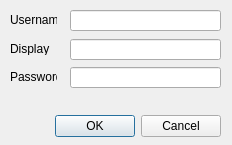
<?xml version="1.0" encoding="UTF-8"?>
<ui version="4.0">
 <class>AccountDialog</class>
 <widget class="QDialog" name="AccountDialog">
  <property name="geometry">
   <rect>
    <x>0</x>
    <y>0</y>
    <width>232</width>
    <height>145</height>
   </rect>
  </property>
  <property name="windowTitle">
   <string>Account</string>
  </property>
  <widget class="QDialogButtonBox" name="buttonBox">
   <property name="geometry">
    <rect>
     <x>0</x>
     <y>110</y>
     <width>221</width>
     <height>32</height>
    </rect>
   </property>
   <property name="orientation">
    <enum>Qt::Horizontal</enum>
   </property>
   <property name="standardButtons">
    <set>QDialogButtonBox::Cancel|QDialogButtonBox::Ok</set>
   </property>
  </widget>
  <widget class="QLabel" name="label_2">
   <property name="geometry">
    <rect>
     <x>10</x>
     <y>13</y>
     <width>47</width>
     <height>13</height>
    </rect>
   </property>
   <property name="text">
    <string>Username</string>
   </property>
  </widget>
  <widget class="QLineEdit" name="username">
   <property name="geometry">
    <rect>
     <x>70</x>
     <y>10</y>
     <width>151</width>
     <height>21</height>
    </rect>
   </property>
  </widget>
  <widget class="QLineEdit" name="displayName">
   <property name="geometry">
    <rect>
     <x>70</x>
     <y>39</y>
     <width>151</width>
     <height>21</height>
    </rect>
   </property>
   <property name="text">
    <string/>
   </property>
  </widget>
  <widget class="QLabel" name="label_3">
   <property name="geometry">
    <rect>
     <x>10</x>
     <y>42</y>
     <width>47</width>
     <height>13</height>
    </rect>
   </property>
   <property name="text">
    <string>Display</string>
   </property>
  </widget>
  <widget class="QLineEdit" name="password">
   <property name="geometry">
    <rect>
     <x>70</x>
     <y>67</y>
     <width>151</width>
     <height>21</height>
    </rect>
   </property>
   <property name="inputMethodHints">
    <set>Qt::ImhHiddenText|Qt::ImhNoAutoUppercase|Qt::ImhNoPredictiveText|Qt::ImhSensitiveData</set>
   </property>
   <property name="text">
    <string/>
   </property>
   <property name="echoMode">
    <enum>QLineEdit::Password</enum>
   </property>
  </widget>
  <widget class="QLabel" name="label_4">
   <property name="geometry">
    <rect>
     <x>10</x>
     <y>70</y>
     <width>47</width>
     <height>13</height>
    </rect>
   </property>
   <property name="text">
    <string>Password</string>
   </property>
  </widget>
 </widget>
 <resources/>
 <connections>
  <connection>
   <sender>buttonBox</sender>
   <signal>accepted()</signal>
   <receiver>AccountDialog</receiver>
   <slot>accept()</slot>
   <hints>
    <hint type="sourcelabel">
     <x>248</x>
     <y>254</y>
    </hint>
    <hint type="destinationlabel">
     <x>157</x>
     <y>274</y>
    </hint>
   </hints>
  </connection>
  <connection>
   <sender>buttonBox</sender>
   <signal>rejected()</signal>
   <receiver>AccountDialog</receiver>
   <slot>reject()</slot>
   <hints>
    <hint type="sourcelabel">
     <x>316</x>
     <y>260</y>
    </hint>
    <hint type="destinationlabel">
     <x>286</x>
     <y>274</y>
    </hint>
   </hints>
  </connection>
 </connections>
</ui>
